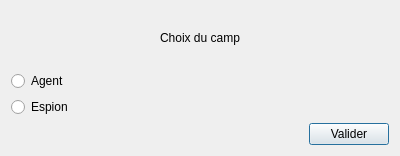
<?xml version="1.0" encoding="UTF-8"?>
<ui version="4.0">
 <class>Dialog</class>
 <widget class="QDialog" name="Dialog">
  <property name="geometry">
   <rect>
    <x>0</x>
    <y>0</y>
    <width>400</width>
    <height>156</height>
   </rect>
  </property>
  <property name="windowTitle">
   <string>Dialog</string>
  </property>
  <layout class="QVBoxLayout" name="verticalLayout_2">
   <item>
    <widget class="QLabel" name="label">
     <property name="text">
      <string>Choix du camp</string>
     </property>
     <property name="textFormat">
      <enum>Qt::AutoText</enum>
     </property>
     <property name="alignment">
      <set>Qt::AlignCenter</set>
     </property>
    </widget>
   </item>
   <item>
    <widget class="QRadioButton" name="radioButton_agent">
     <property name="text">
      <string>Agent</string>
     </property>
    </widget>
   </item>
   <item>
    <widget class="QRadioButton" name="radioButton_espion">
     <property name="text">
      <string>Espion</string>
     </property>
    </widget>
   </item>
   <item>
    <layout class="QHBoxLayout" name="horizontalLayout">
     <item>
      <spacer name="horizontalSpacer">
       <property name="orientation">
        <enum>Qt::Horizontal</enum>
       </property>
       <property name="sizeHint" stdset="0">
        <size>
         <width>40</width>
         <height>20</height>
        </size>
       </property>
      </spacer>
     </item>
     <item>
      <widget class="QPushButton" name="pushButton">
       <property name="text">
        <string>Valider</string>
       </property>
      </widget>
     </item>
    </layout>
   </item>
  </layout>
 </widget>
 <resources/>
 <connections/>
</ui>
